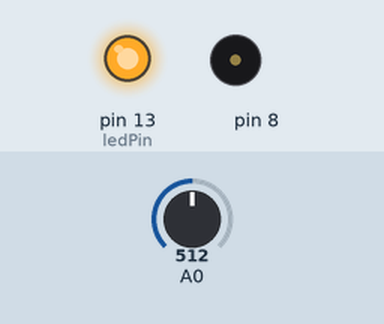
Recording of a sketch running on a simulated Arduino Uno, built with avr-gcc and run on an emulated ATmega328P. On the bench: output pins drawn as LEDs (lit = HIGH), buzzer (waves = sounding). Inputs (shaded band) come from the test bench; at power-on: A0 = 512. What the sketch prints to the serial monitor is not drawn.

Above: at 0.1 s.
At 6.2 s:
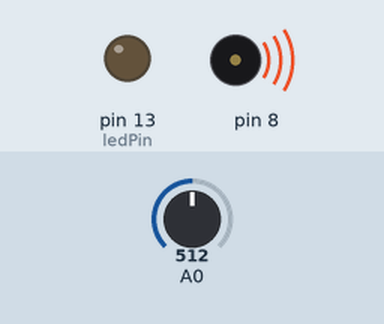
6.3 s: A0 set to 988
9.3 s: A0 set to 1017
10.8 s: A0 set to 0
19.8 s: A0 set to 8
22.8 s: A0 set to 11
25.8 s: A0 set to 95
27.3 s: A0 set to 111
Timing chart, 0 to 76.3 s (numbered marks = the images above; inputs shaded):
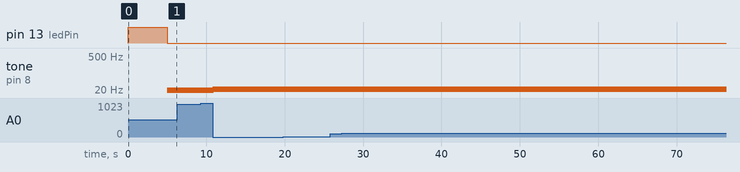

The sketch:

light_theremin.ino
```cpp
int sensorValue;
int sensorLow = 1023;
int sensorHigh = 0;

const int ledPin = 13;

void setup() {
  Serial.begin(9600);
  pinMode(ledPin, OUTPUT);
  // Turn led on to indicate that we will start adjusting sensor limits.
  digitalWrite(ledPin, HIGH);

  // Adjust sensor limits.
  while (millis() < 5000) {
    sensorValue = analogRead(A0);
    if (sensorValue > sensorHigh) {
      sensorHigh = sensorValue;
    }
    if (sensorValue < sensorLow) {
      sensorLow = sensorValue;
    }
  }

  // Turn led off after it finishes adjusting sensor limits.
  digitalWrite(ledPin, LOW);
}

void loop() {
  sensorValue = analogRead(A0);
  Serial.print("Sensor value: ");
  Serial.println(sensorValue);

  int pitch = map(sensorValue, sensorLow, sensorHigh, 20, 1000);
  tone(8, pitch, 20);
  Serial.print("Pitch value: ");
  Serial.println(pitch);

  delay(10);
}
```

Measured:
- by itself, tone on pin 8: alternates 21 Hz for 0.02 s and silent for 0.02 s
